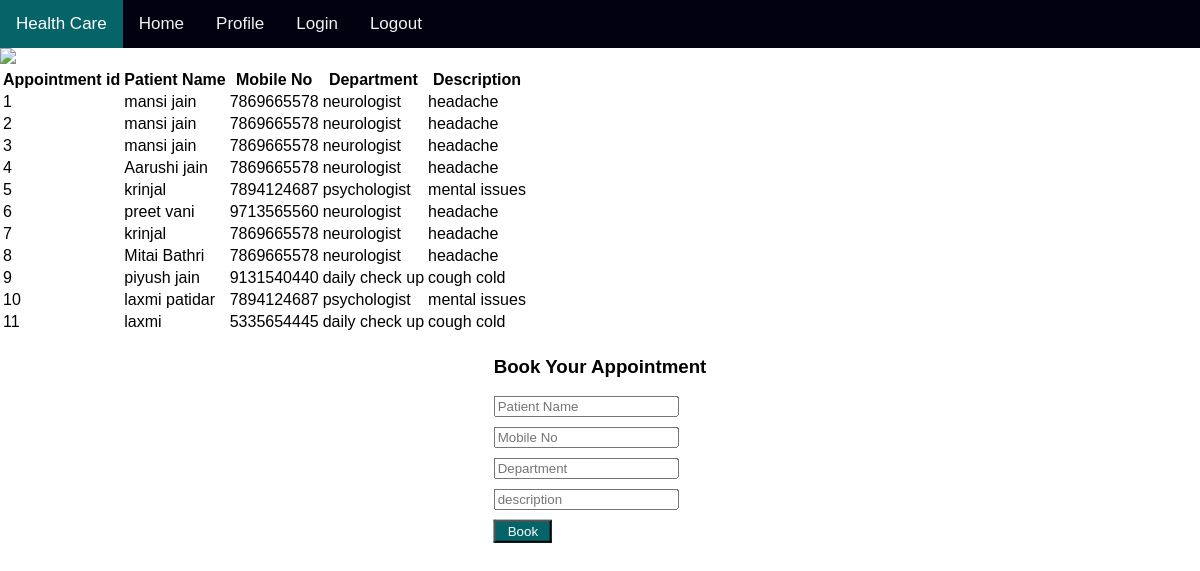
The app's page /appointment with its own data.
### models.py (models this page shows)
class Appointment(db.Model):
    appointmentid = db.Column(db.Integer, primary_key=True)
    patientName = db.Column(db.String(100), nullable=False)
    mobile = db.Column(db.String(10), nullable=False)
    department = db.Column(db.String(100), nullable=False)
    description = db.Column(db.String(500), nullable=False)
    status = db.Column(db.Boolean, default=False, nullable=False)

### main.py (the view, shortened to what this page needs)
@main.route('/appointment', methods=['GET', 'POST'])
def appointment():
    allappointment = Appointment.query.all()
    print(allappointment)
    return render_template('appointment.html', allappointment=allappointment)

### templates/appointment.html (shortened to what this page needs)
{% extends "base.html" %}'
{% block css %}
  <link href="{{ url_for('static', filename='css/base.css') }}" rel="stylesheet">
{% endblock %}
{% block content %}
    <img src="{{url_for('static',filename='doctor1.jpg') }}"style=" width:100%;">
    <div style="
    position: absolute;
    top: 55%;
    left: 50%;
    -ms-transform: translate(-50%, -50%);
    transform: translate(-50%, -50%);">
        <h3>Book Your Appointment</h3>
        <form method="POST" action="/appointment">
            <div class="field">
                <div style="margin-bottom: 10px;">
                    <input class="input is-large" type="text" name="patientName" placeholder="Patient Name">
                </div>
            </div>
            <div class="field">
                <div style="margin-bottom: 10px;">
                    <input class="input is-large" type="text" name="mobile" placeholder="Mobile No">
                </div>
            </div>
            <div class="field">
                <div style="margin-bottom: 10px;">
                    <input class="input is-large" type="text" name="department" placeholder="Department">
                </div>
            </div>
            <div class="field">
                <div style="margin-bottom: 10px;">
                    <input class="input is-large" type="text" name="description" placeholder="description">
                </div>
            </div>
            <div class="row">
                <button style="background-color: #056467; color: white;"><input type="submit" value="Book" style="background-color: #056467; color: white; border: none;"/></button>
            </div>
        </form>
    </div>
    {% if allappointment|length==0 %}
          <p style="font-size:medium; padding-left:20px;">No Records</p>
        {% else %}
            <table id="customers">
                <tr>
                    <th scope="col">Appointment id</th>
                    <th scope="col">Patient Name</th>
                    <th scope="col">Mobile No</th>
                    <th scope="col">Department</th>
                    <th scope="col">Description</th>
                </tr>
    {% for appointments in allappointment %}
        <tr>
            <td scope="row">{{loop.index}}</td>
            <td>{{appointments.patientName}}</td>
            <td>{{appointments.mobile}}</td>
            <td>{{appointments.department}}</td>
            <td>{{appointments.description}}</td>
    {% endfor %}
    {% endif %}
        </tr>
      </table>
{% endblock %}

### templates/base.html (style rules this page uses)
body { margin: 0; font-family: Arial, Helvetica, sans-serif; }

### records on screen
Appointment: patientName "mansi jain", mobile "7869665578", department "neurologist", description "headache"
Appointment: patientName "mansi jain", mobile "7869665578", department "neurologist", description "headache"
Appointment: patientName "mansi jain", mobile "7869665578", department "neurologist", description "headache"
Appointment: patientName "Aarushi jain", mobile "7869665578", department "neurologist", description "headache"
Appointment: patientName "krinjal", mobile "7894124687", department "psychologist", description "mental issues"
Appointment: patientName "preet vani", mobile "9713565560", department "neurologist", description "headache"
Appointment: patientName "krinjal", mobile "7869665578", department "neurologist", description "headache"
Appointment: patientName "Mitai Bathri", mobile "7869665578", department "neurologist", description "headache"
Appointment: patientName "piyush jain", mobile "9131540440", department "daily check up", description "cough cold"
Appointment: patientName "laxmi patidar", mobile "7894124687", department "psychologist", description "mental issues"
Appointment: patientName "laxmi", mobile "5335654445", department "daily check up", description "cough cold"
